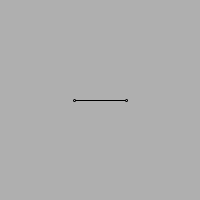
Frame 1 (no input)
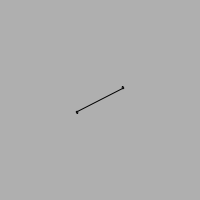
Frame 60 (the mouse pressed at the canvas centre just before this capture)
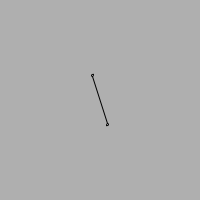
Frame 120 (the mouse held since frame 60 and released just before this capture)

The Processing sketch that drew these frames (run headless with seeded random() and noise(); from frame 60 on, the mouse is pressed at the canvas centre):

// Processing sketch: e01
// ── e01.pde
float W = 50;
float R = 1;
float MAX_SPEED = 1;

float angle;
float aVelocity;
float aAcceleration;

void setup() {
  size(200,200);
  
  angle = 0;
  aVelocity = 0;
  aAcceleration = 0.0015;
}

void draw() {
  background(175);
  
  translate(width/2,height/2);
  rotate(angle);
  line(-W/2,0,W/2,0);
  ellipse(-W/2-R,0,2*R,2*R);
  ellipse(W/2+R,0,2*R,2*R);
  
  aVelocity += aAcceleration;
  aVelocity = constrain(aVelocity,0,MAX_SPEED);
  angle += aVelocity;
}
